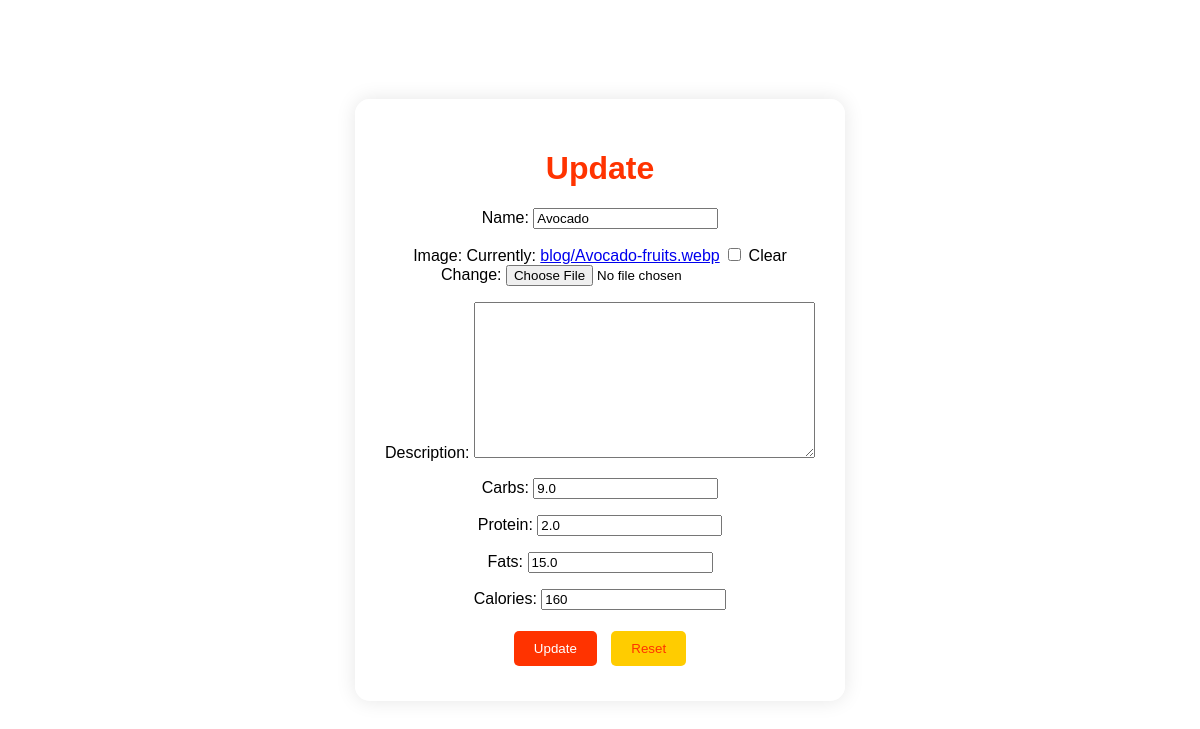
The app's page /food/5/update/ with its own data.
### blog/models.py (models this page shows, shortened)
class Food(models.Model):
    name = models.CharField(max_length=100)
    image = models.ImageField(upload_to='blog/', blank=True)
    description = models.TextField(blank=True)
    carbs = models.FloatField()
    protein = models.FloatField()
    fats = models.FloatField()
    calories = models.IntegerField()

### blog/views.py (the view, shortened to what this page needs)
# urls.py: path('food/<int:id>/update/', views.FoodUpdateView.as_view()),
class FoodUpdateView(generic.UpdateView):
    template_name = "CRUD/food_update.html"
    form_class = forms.FoodForm
    success_url = "/food/"
    def get_object(self, **kwargs):
        food_id = self.kwargs.get("id")
        return get_object_or_404(models.Food, id=food_id)

### blog/forms.py
class FoodForm(forms.ModelForm):
    class Meta:
        model = models.Food
        fields = "__all__"

### templates/CRUD/food_update.html (shortened to what this page needs)
{% load static %}
<!DOCTYPE html>
<html lang="en">
<head>
</head>
<body style="background-image: url('{% static 'mainpage/images/List.jpg' %}');
             background-size: cover;
             background-repeat: no-repeat;">
<div id="container">
    <div id="form-container">
        <h1>Update</h1>
        <form method="POST" enctype="multipart/form-data">
            {{form.as_p}}
            <button type="submit">Update</button>
            <button type="reset">Reset</button>
        </form>
    </div>
</div>
</body>
</html>

### templates/CRUD/food_update.html (style rules this page uses)
body { font-family: Arial, sans-serif; margin: 0; padding: 0; background: linear-gradient(45deg, #ffcc00, #ff3300); }
#container { display: flex; justify-content: center; align-items: center; height: 100vh; }
#form-container { background-color: rgba(255, 255, 255, 0.9); padding: 30px; border-radius: 15px; box-shadow: 0 0 20px rgba(0, 0, 0, 0.1); text-align: center; animation: fadeIn 1s ease-in-out; }
h1 { color: #ff3300; }
button { padding: 10px 20px; margin: 5px; border: none; border-radius: 5px; cursor: pointer; transition: all 0.3s ease; }
button[type="submit"] { background-color: #ff3300; color: white; }
button[type="reset"] { background-color: #ffcc00; color: #ff3300; }

### records on screen
Food: name "Avocado", carbs "9.0", protein "2.0", fats "15.0", calories "160"
